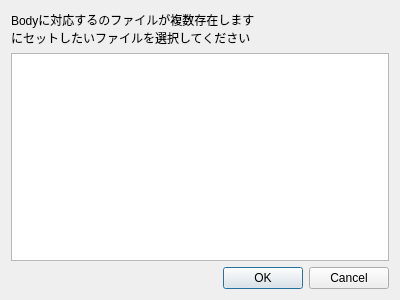
<?xml version="1.0" encoding="UTF-8"?>
<ui version="4.0">
 <class>Dialog</class>
 <widget class="QDialog" name="Dialog">
  <property name="geometry">
   <rect>
    <x>0</x>
    <y>0</y>
    <width>400</width>
    <height>300</height>
   </rect>
  </property>
  <property name="windowTitle">
   <string>Dialog</string>
  </property>
  <property name="modal">
   <bool>true</bool>
  </property>
  <layout class="QVBoxLayout" name="verticalLayout">
   <item>
    <widget class="QLabel" name="label">
     <property name="text">
      <string>Bodyに対応する&lt;Replace&gt;のファイルが複数存在します
&lt;Replace&gt;にセットしたいファイルを選択してください</string>
     </property>
    </widget>
   </item>
   <item>
    <widget class="QListWidget" name="path_list"/>
   </item>
   <item>
    <widget class="QDialogButtonBox" name="buttonBox">
     <property name="sizePolicy">
      <sizepolicy hsizetype="Preferred" vsizetype="Fixed">
       <horstretch>0</horstretch>
       <verstretch>0</verstretch>
      </sizepolicy>
     </property>
     <property name="layoutDirection">
      <enum>Qt::LeftToRight</enum>
     </property>
     <property name="orientation">
      <enum>Qt::Horizontal</enum>
     </property>
     <property name="standardButtons">
      <set>QDialogButtonBox::Cancel|QDialogButtonBox::Ok</set>
     </property>
    </widget>
   </item>
  </layout>
 </widget>
 <resources/>
 <connections/>
</ui>
